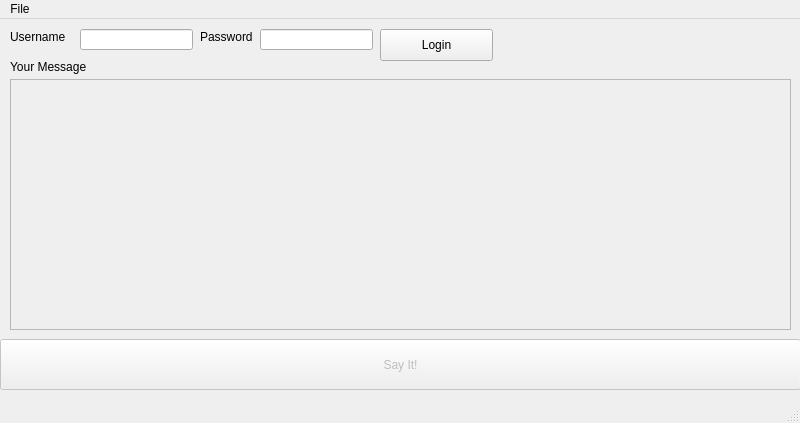
<?xml version="1.0" encoding="UTF-8"?>
<ui version="4.0">
 <class>MainWindow</class>
 <widget class="QMainWindow" name="MainWindow">
  <property name="geometry">
   <rect>
    <x>0</x>
    <y>0</y>
    <width>800</width>
    <height>423</height>
   </rect>
  </property>
  <property name="windowTitle">
   <string>MainWindow</string>
  </property>
  <widget class="QWidget" name="centralwidget">
   <widget class="QLabel" name="label">
    <property name="geometry">
     <rect>
      <x>10</x>
      <y>10</y>
      <width>71</width>
      <height>16</height>
     </rect>
    </property>
    <property name="text">
     <string>Username</string>
    </property>
   </widget>
   <widget class="QLabel" name="label_2">
    <property name="geometry">
     <rect>
      <x>200</x>
      <y>10</y>
      <width>60</width>
      <height>16</height>
     </rect>
    </property>
    <property name="text">
     <string>Password</string>
    </property>
   </widget>
   <widget class="QLineEdit" name="lineEdit">
    <property name="geometry">
     <rect>
      <x>80</x>
      <y>10</y>
      <width>113</width>
      <height>21</height>
     </rect>
    </property>
   </widget>
   <widget class="QLineEdit" name="lineEdit_2">
    <property name="geometry">
     <rect>
      <x>260</x>
      <y>10</y>
      <width>113</width>
      <height>21</height>
     </rect>
    </property>
    <property name="echoMode">
     <enum>QLineEdit::Password</enum>
    </property>
   </widget>
   <widget class="QPushButton" name="pushButton">
    <property name="geometry">
     <rect>
      <x>380</x>
      <y>10</y>
      <width>113</width>
      <height>32</height>
     </rect>
    </property>
    <property name="text">
     <string>Login</string>
    </property>
   </widget>
   <widget class="QLabel" name="label_3">
    <property name="geometry">
     <rect>
      <x>10</x>
      <y>40</y>
      <width>111</width>
      <height>16</height>
     </rect>
    </property>
    <property name="text">
     <string>Your Message</string>
    </property>
   </widget>
   <widget class="QTextEdit" name="textEdit">
    <property name="enabled">
     <bool>false</bool>
    </property>
    <property name="geometry">
     <rect>
      <x>10</x>
      <y>60</y>
      <width>781</width>
      <height>251</height>
     </rect>
    </property>
   </widget>
   <widget class="QPushButton" name="pushButton_2">
    <property name="enabled">
     <bool>false</bool>
    </property>
    <property name="geometry">
     <rect>
      <x>0</x>
      <y>320</y>
      <width>801</width>
      <height>51</height>
     </rect>
    </property>
    <property name="text">
     <string>Say It!</string>
    </property>
   </widget>
  </widget>
  <widget class="QMenuBar" name="menubar">
   <property name="geometry">
    <rect>
     <x>0</x>
     <y>0</y>
     <width>800</width>
     <height>24</height>
    </rect>
   </property>
   <widget class="QMenu" name="menuFile">
    <property name="title">
     <string>File</string>
    </property>
    <addaction name="actionClose"/>
   </widget>
   <addaction name="menuFile"/>
  </widget>
  <widget class="QStatusBar" name="statusbar"/>
  <action name="actionClose">
   <property name="text">
    <string>Close</string>
   </property>
  </action>
 </widget>
 <resources/>
 <connections/>
</ui>
